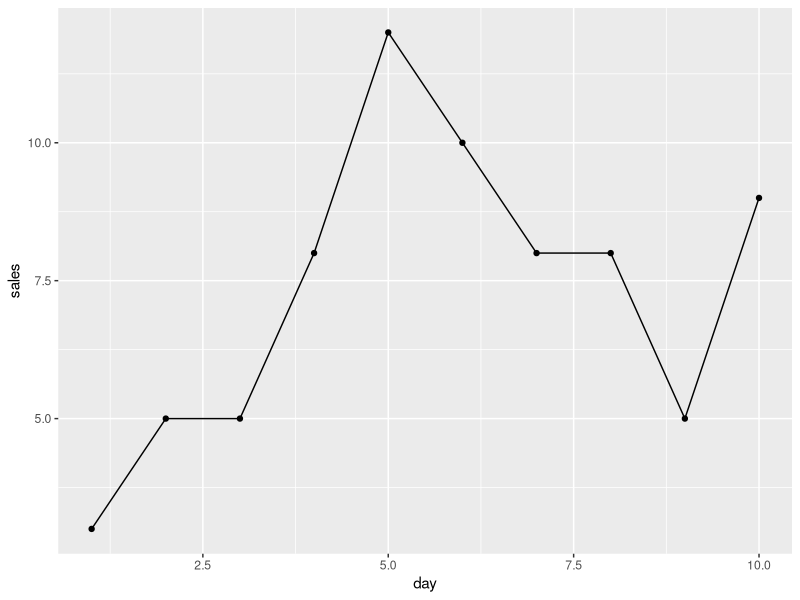
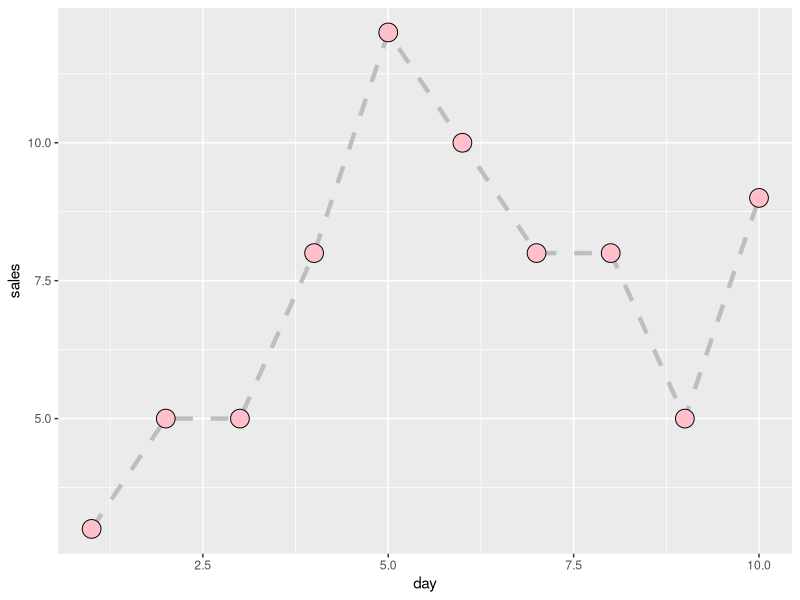

The R source for these figures, in order:
# Example: Connect Points with Lines in ggplot2
# create data frame
df <- data.frame(day=1:10, 
                 sales=c(3, 5, 5, 8, 12, 10, 8, 8, 5, 9))

# view data frame
df

# We can use the following code to create a plot in ggplot2
# that has connected points to represent the sales made each day:
library("ggplot2")

# create plot with connected points
ggplot(df, aes(x=day, y=sales)) +
  geom_line() +
  geom_point()

library("ggplot2")

# create plot with connected points
ggplot(df, aes(x=day, y=sales)) + 
  geom_line(color="grey", size=1.5, linetype="dashed") + 
  geom_point(shape=21, color="black",fill="pink", size=6)
